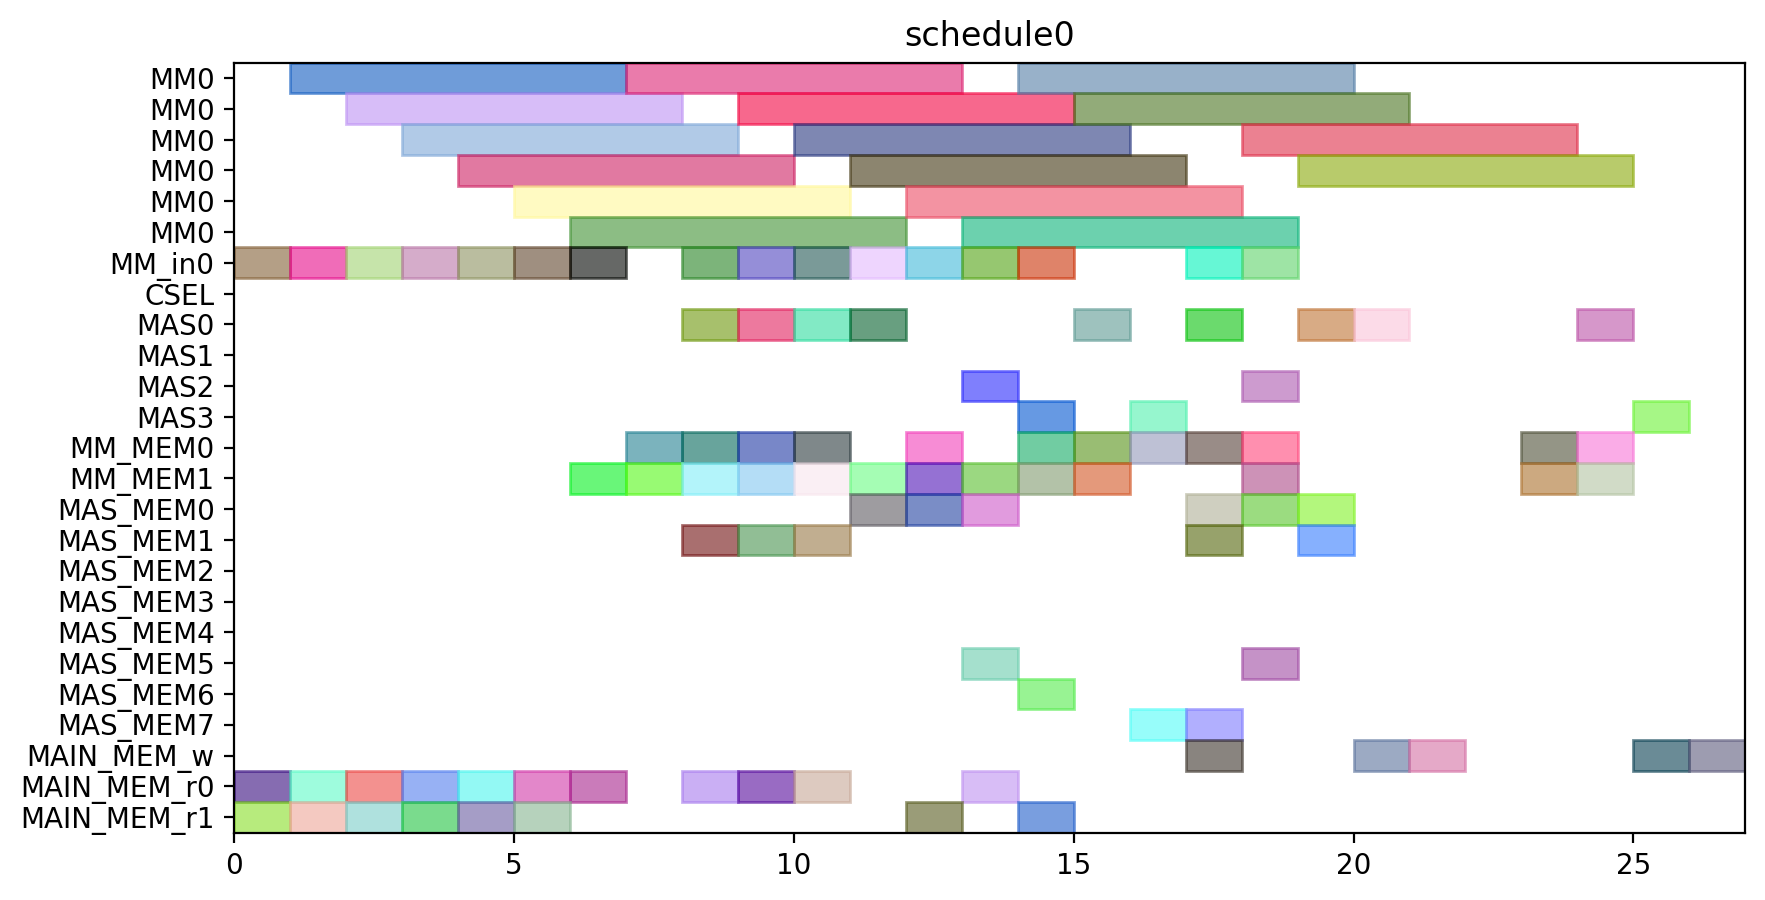

Here is the Python script that generated this plot:
from pyschedule import Scenario, solvers, plotters, alt


def solve():
	horizon = 120
	S = Scenario("schedule0", horizon=horizon)

	# resource
	MM = S.Resources('MM', num=1, size=6)
	MM_in = S.Resources('MM_in', num=1)
	CSEL = S.Resource('CSEL')
	MAS = S.Resources('MAS', num=4, size=1, periods=range(1, horizon))
	MM_MEM = S.Resources('MM_MEM', num=2)
	MAS_MEM = S.Resources('MAS_MEM', num=8)
	MAIN_MEM_w = S.Resource('MAIN_MEM_w', size=1)
	MAIN_MEM_r = S.Resources('MAIN_MEM_r', num=2)

	# result of previous scheduling

	# new tasks
	t0 = S.Task('t0', length=6, delay_cost=1)
	t0 += alt(MM)
	t0_in = S.Task('t0_in', length=1, delay_cost=1)
	t0_in += alt(MM_in)
	S += t0_in*MM_in[0]<=t0*MM[0]
	t0_mem0 = S.Task('t0_mem0', length=1, delay_cost=1)
	t0_mem0 += MAIN_MEM_r[0]
	S += t0_mem0 <= t0

	t0_mem1 = S.Task('t0_mem1', length=1, delay_cost=1)
	t0_mem1 += MAIN_MEM_r[1]
	S += t0_mem1 <= t0

	t1 = S.Task('t1', length=6, delay_cost=1)
	t1 += alt(MM)
	t1_in = S.Task('t1_in', length=1, delay_cost=1)
	t1_in += alt(MM_in)
	S += t1_in*MM_in[0]<=t1*MM[0]
	t1_mem0 = S.Task('t1_mem0', length=1, delay_cost=1)
	t1_mem0 += MAIN_MEM_r[0]
	S += t1_mem0 <= t1

	t1_mem1 = S.Task('t1_mem1', length=1, delay_cost=1)
	t1_mem1 += MAIN_MEM_r[1]
	S += t1_mem1 <= t1

	t2 = S.Task('t2', length=6, delay_cost=1)
	t2 += alt(MM)
	t2_in = S.Task('t2_in', length=1, delay_cost=1)
	t2_in += alt(MM_in)
	S += t2_in*MM_in[0]<=t2*MM[0]
	t2_mem0 = S.Task('t2_mem0', length=1, delay_cost=1)
	t2_mem0 += MAIN_MEM_r[0]
	S += t2_mem0 <= t2

	t2_mem1 = S.Task('t2_mem1', length=1, delay_cost=1)
	t2_mem1 += MAIN_MEM_r[1]
	S += t2_mem1 <= t2

	t3 = S.Task('t3', length=6, delay_cost=1)
	t3 += alt(MM)
	t3_in = S.Task('t3_in', length=1, delay_cost=1)
	t3_in += alt(MM_in)
	S += t3_in*MM_in[0]<=t3*MM[0]
	t3_mem0 = S.Task('t3_mem0', length=1, delay_cost=1)
	t3_mem0 += MAIN_MEM_r[0]
	S += t3_mem0 <= t3

	t3_mem1 = S.Task('t3_mem1', length=1, delay_cost=1)
	t3_mem1 += MAIN_MEM_r[1]
	S += t3_mem1 <= t3

	t5 = S.Task('t5', length=6, delay_cost=1)
	t5 += alt(MM)
	t5_in = S.Task('t5_in', length=1, delay_cost=1)
	t5_in += alt(MM_in)
	S += t5_in*MM_in[0]<=t5*MM[0]
	t5_mem0 = S.Task('t5_mem0', length=1, delay_cost=1)
	t5_mem0 += MAIN_MEM_r[0]
	S += t5_mem0 <= t5

	t5_mem1 = S.Task('t5_mem1', length=1, delay_cost=1)
	t5_mem1 += MAIN_MEM_r[1]
	S += t5_mem1 <= t5

	t23 = S.Task('t23', length=6, delay_cost=1)
	t23 += alt(MM)
	t23_in = S.Task('t23_in', length=1, delay_cost=1)
	t23_in += alt(MM_in)
	S += t23_in*MM_in[0]<=t23*MM[0]
	t23_mem0 = S.Task('t23_mem0', length=1, delay_cost=1)
	t23_mem0 += MAIN_MEM_r[0]
	S += t23_mem0 <= t23

	t23_mem1 = S.Task('t23_mem1', length=1, delay_cost=1)
	t23_mem1 += MAIN_MEM_r[1]
	S += t23_mem1 <= t23

	t4 = S.Task('t4', length=1, delay_cost=1)
	t4 += alt(MAS)
	t4_mem0 = S.Task('t4_mem0', length=1, delay_cost=1)
	t4_mem0 += alt(MM_MEM)
	S += (t3*MM[0])-1 < t4_mem0*MM_MEM[0]
	S += t4_mem0 <= t4

	t4_mem1 = S.Task('t4_mem1', length=1, delay_cost=1)
	t4_mem1 += alt(MM_MEM)
	S += (t3*MM[0])-1 < t4_mem1*MM_MEM[1]
	S += t4_mem1 <= t4

	t6 = S.Task('t6', length=1, delay_cost=1)
	t6 += alt(MAS)
	t6_mem0 = S.Task('t6_mem0', length=1, delay_cost=1)
	t6_mem0 += alt(MM_MEM)
	S += (t5*MM[0])-1 < t6_mem0*MM_MEM[0]
	S += t6_mem0 <= t6

	t6_mem1 = S.Task('t6_mem1', length=1, delay_cost=1)
	t6_mem1 += alt(MM_MEM)
	S += (t5*MM[0])-1 < t6_mem1*MM_MEM[1]
	S += t6_mem1 <= t6

	t8 = S.Task('t8', length=6, delay_cost=1)
	t8 += alt(MM)
	t8_in = S.Task('t8_in', length=1, delay_cost=1)
	t8_in += alt(MM_in)
	S += t8_in*MM_in[0]<=t8*MM[0]
	t8_mem0 = S.Task('t8_mem0', length=1, delay_cost=1)
	t8_mem0 += MAIN_MEM_r[0]
	S += t8_mem0 <= t8

	t8_mem1 = S.Task('t8_mem1', length=1, delay_cost=1)
	t8_mem1 += alt(MM_MEM)
	S += (t2*MM[0])-1 < t8_mem1*MM_MEM[1]
	S += t8_mem1 <= t8

	t15 = S.Task('t15', length=6, delay_cost=1)
	t15 += alt(MM)
	t15_in = S.Task('t15_in', length=1, delay_cost=1)
	t15_in += alt(MM_in)
	S += t15_in*MM_in[0]<=t15*MM[0]
	t15_mem0 = S.Task('t15_mem0', length=1, delay_cost=1)
	t15_mem0 += MAIN_MEM_r[0]
	S += t15_mem0 <= t15

	t15_mem1 = S.Task('t15_mem1', length=1, delay_cost=1)
	t15_mem1 += alt(MM_MEM)
	S += (t2*MM[0])-1 < t15_mem1*MM_MEM[1]
	S += t15_mem1 <= t15

	t19 = S.Task('t19', length=1, delay_cost=1)
	t19 += alt(MAS)
	t19_mem0 = S.Task('t19_mem0', length=1, delay_cost=1)
	t19_mem0 += alt(MM_MEM)
	S += (t0*MM[0])-1 < t19_mem0*MM_MEM[0]
	S += t19_mem0 <= t19

	t19_mem1 = S.Task('t19_mem1', length=1, delay_cost=1)
	t19_mem1 += alt(MM_MEM)
	S += (t0*MM[0])-1 < t19_mem1*MM_MEM[1]
	S += t19_mem1 <= t19

	t24 = S.Task('t24', length=1, delay_cost=1)
	t24 += alt(MAS)
	t24_mem0 = S.Task('t24_mem0', length=1, delay_cost=1)
	t24_mem0 += alt(MM_MEM)
	S += (t23*MM[0])-1 < t24_mem0*MM_MEM[0]
	S += t24_mem0 <= t24

	t24_mem1 = S.Task('t24_mem1', length=1, delay_cost=1)
	t24_mem1 += alt(MM_MEM)
	S += (t23*MM[0])-1 < t24_mem1*MM_MEM[1]
	S += t24_mem1 <= t24

	t7 = S.Task('t7', length=6, delay_cost=1)
	t7 += alt(MM)
	t7_in = S.Task('t7_in', length=1, delay_cost=1)
	t7_in += alt(MM_in)
	S += t7_in*MM_in[0]<=t7*MM[0]
	t7_mem0 = S.Task('t7_mem0', length=1, delay_cost=1)
	t7_mem0 += MAIN_MEM_r[0]
	S += t7_mem0 <= t7

	t7_mem1 = S.Task('t7_mem1', length=1, delay_cost=1)
	t7_mem1 += alt(MAS_MEM)
	S += (t6*MAS[0])-1 < t7_mem1*MAS_MEM[1]
	S += (t6*MAS[1])-1 < t7_mem1*MAS_MEM[3]
	S += (t6*MAS[2])-1 < t7_mem1*MAS_MEM[5]
	S += (t6*MAS[3])-1 < t7_mem1*MAS_MEM[7]
	S += t7_mem1 <= t7

	t14 = S.Task('t14', length=6, delay_cost=1)
	t14 += alt(MM)
	t14_in = S.Task('t14_in', length=1, delay_cost=1)
	t14_in += alt(MM_in)
	S += t14_in*MM_in[0]<=t14*MM[0]
	S += 0<t14

	t14_w = S.Task('t14_w', length=1, delay_cost=1)
	t14_w += alt(MAIN_MEM_w)
	S += t14 <= t14_w

	t14_mem0 = S.Task('t14_mem0', length=1, delay_cost=1)
	t14_mem0 += MAIN_MEM_r[0]
	S += t14_mem0 <= t14

	t14_mem1 = S.Task('t14_mem1', length=1, delay_cost=1)
	t14_mem1 += alt(MAS_MEM)
	S += (t6*MAS[0])-1 < t14_mem1*MAS_MEM[1]
	S += (t6*MAS[1])-1 < t14_mem1*MAS_MEM[3]
	S += (t6*MAS[2])-1 < t14_mem1*MAS_MEM[5]
	S += (t6*MAS[3])-1 < t14_mem1*MAS_MEM[7]
	S += t14_mem1 <= t14

	t16 = S.Task('t16', length=1, delay_cost=1)
	t16 += alt(MAS)
	t16_mem0 = S.Task('t16_mem0', length=1, delay_cost=1)
	t16_mem0 += alt(MM_MEM)
	S += (t0*MM[0])-1 < t16_mem0*MM_MEM[0]
	S += t16_mem0 <= t16

	t16_mem1 = S.Task('t16_mem1', length=1, delay_cost=1)
	t16_mem1 += alt(MM_MEM)
	S += (t15*MM[0])-1 < t16_mem1*MM_MEM[1]
	S += t16_mem1 <= t16

	t20 = S.Task('t20', length=1, delay_cost=1)
	t20 += alt(MAS)
	t20_mem0 = S.Task('t20_mem0', length=1, delay_cost=1)
	t20_mem0 += alt(MM_MEM)
	S += (t0*MM[0])-1 < t20_mem0*MM_MEM[0]
	S += t20_mem0 <= t20

	t20_mem1 = S.Task('t20_mem1', length=1, delay_cost=1)
	t20_mem1 += alt(MAS_MEM)
	S += (t19*MAS[0])-1 < t20_mem1*MAS_MEM[1]
	S += (t19*MAS[1])-1 < t20_mem1*MAS_MEM[3]
	S += (t19*MAS[2])-1 < t20_mem1*MAS_MEM[5]
	S += (t19*MAS[3])-1 < t20_mem1*MAS_MEM[7]
	S += t20_mem1 <= t20

	t25 = S.Task('t25', length=6, delay_cost=1)
	t25 += alt(MM)
	t25_in = S.Task('t25_in', length=1, delay_cost=1)
	t25_in += alt(MM_in)
	S += t25_in*MM_in[0]<=t25*MM[0]
	t25_mem0 = S.Task('t25_mem0', length=1, delay_cost=1)
	t25_mem0 += alt(MAS_MEM)
	S += (t24*MAS[0])-1 < t25_mem0*MAS_MEM[0]
	S += (t24*MAS[1])-1 < t25_mem0*MAS_MEM[2]
	S += (t24*MAS[2])-1 < t25_mem0*MAS_MEM[4]
	S += (t24*MAS[3])-1 < t25_mem0*MAS_MEM[6]
	S += t25_mem0 <= t25

	t25_mem1 = S.Task('t25_mem1', length=1, delay_cost=1)
	t25_mem1 += MAIN_MEM_r[1]
	S += t25_mem1 <= t25

	t26 = S.Task('t26', length=6, delay_cost=1)
	t26 += alt(MM)
	t26_in = S.Task('t26_in', length=1, delay_cost=1)
	t26_in += alt(MM_in)
	S += t26_in*MM_in[0]<=t26*MM[0]
	t26_mem0 = S.Task('t26_mem0', length=1, delay_cost=1)
	t26_mem0 += alt(MAS_MEM)
	S += (t24*MAS[0])-1 < t26_mem0*MAS_MEM[0]
	S += (t24*MAS[1])-1 < t26_mem0*MAS_MEM[2]
	S += (t24*MAS[2])-1 < t26_mem0*MAS_MEM[4]
	S += (t24*MAS[3])-1 < t26_mem0*MAS_MEM[6]
	S += t26_mem0 <= t26

	t26_mem1 = S.Task('t26_mem1', length=1, delay_cost=1)
	t26_mem1 += alt(MM_MEM)
	S += (t1*MM[0])-1 < t26_mem1*MM_MEM[1]
	S += t26_mem1 <= t26

	t9 = S.Task('t9', length=1, delay_cost=1)
	t9 += alt(MAS)
	t9_mem0 = S.Task('t9_mem0', length=1, delay_cost=1)
	t9_mem0 += alt(MM_MEM)
	S += (t7*MM[0])-1 < t9_mem0*MM_MEM[0]
	S += t9_mem0 <= t9

	t9_mem1 = S.Task('t9_mem1', length=1, delay_cost=1)
	t9_mem1 += alt(MM_MEM)
	S += (t8*MM[0])-1 < t9_mem1*MM_MEM[1]
	S += t9_mem1 <= t9

	t17 = S.Task('t17', length=6, delay_cost=1)
	t17 += alt(MM)
	t17_in = S.Task('t17_in', length=1, delay_cost=1)
	t17_in += alt(MM_in)
	S += t17_in*MM_in[0]<=t17*MM[0]
	S += 0<t17

	t17_w = S.Task('t17_w', length=1, delay_cost=1)
	t17_w += alt(MAIN_MEM_w)
	S += t17 <= t17_w

	t17_mem0 = S.Task('t17_mem0', length=1, delay_cost=1)
	t17_mem0 += MAIN_MEM_r[0]
	S += t17_mem0 <= t17

	t17_mem1 = S.Task('t17_mem1', length=1, delay_cost=1)
	t17_mem1 += alt(MAS_MEM)
	S += (t16*MAS[0])-1 < t17_mem1*MAS_MEM[1]
	S += (t16*MAS[1])-1 < t17_mem1*MAS_MEM[3]
	S += (t16*MAS[2])-1 < t17_mem1*MAS_MEM[5]
	S += (t16*MAS[3])-1 < t17_mem1*MAS_MEM[7]
	S += t17_mem1 <= t17

	t21 = S.Task('t21', length=1, delay_cost=1)
	t21 += alt(MAS)
	t21_mem0 = S.Task('t21_mem0', length=1, delay_cost=1)
	t21_mem0 += alt(MAS_MEM)
	S += (t20*MAS[0])-1 < t21_mem0*MAS_MEM[0]
	S += (t20*MAS[1])-1 < t21_mem0*MAS_MEM[2]
	S += (t20*MAS[2])-1 < t21_mem0*MAS_MEM[4]
	S += (t20*MAS[3])-1 < t21_mem0*MAS_MEM[6]
	S += t21_mem0 <= t21

	t21_mem1 = S.Task('t21_mem1', length=1, delay_cost=1)
	t21_mem1 += alt(MM_MEM)
	S += (t15*MM[0])-1 < t21_mem1*MM_MEM[1]
	S += t21_mem1 <= t21

	t27 = S.Task('t27', length=1, delay_cost=1)
	t27 += alt(MAS)
	t27_mem0 = S.Task('t27_mem0', length=1, delay_cost=1)
	t27_mem0 += alt(MM_MEM)
	S += (t26*MM[0])-1 < t27_mem0*MM_MEM[0]
	S += t27_mem0 <= t27

	t27_mem1 = S.Task('t27_mem1', length=1, delay_cost=1)
	t27_mem1 += alt(MM_MEM)
	S += (t26*MM[0])-1 < t27_mem1*MM_MEM[1]
	S += t27_mem1 <= t27

	t10 = S.Task('t10', length=1, delay_cost=1)
	t10 += alt(MAS)
	t10_mem0 = S.Task('t10_mem0', length=1, delay_cost=1)
	t10_mem0 += alt(MM_MEM)
	S += (t1*MM[0])-1 < t10_mem0*MM_MEM[0]
	S += t10_mem0 <= t10

	t10_mem1 = S.Task('t10_mem1', length=1, delay_cost=1)
	t10_mem1 += alt(MAS_MEM)
	S += (t9*MAS[0])-1 < t10_mem1*MAS_MEM[1]
	S += (t9*MAS[1])-1 < t10_mem1*MAS_MEM[3]
	S += (t9*MAS[2])-1 < t10_mem1*MAS_MEM[5]
	S += (t9*MAS[3])-1 < t10_mem1*MAS_MEM[7]
	S += t10_mem1 <= t10

	t11 = S.Task('t11', length=1, delay_cost=1)
	t11 += alt(MAS)
	t11_mem0 = S.Task('t11_mem0', length=1, delay_cost=1)
	t11_mem0 += alt(MM_MEM)
	S += (t1*MM[0])-1 < t11_mem0*MM_MEM[0]
	S += t11_mem0 <= t11

	t11_mem1 = S.Task('t11_mem1', length=1, delay_cost=1)
	t11_mem1 += alt(MAS_MEM)
	S += (t9*MAS[0])-1 < t11_mem1*MAS_MEM[1]
	S += (t9*MAS[1])-1 < t11_mem1*MAS_MEM[3]
	S += (t9*MAS[2])-1 < t11_mem1*MAS_MEM[5]
	S += (t9*MAS[3])-1 < t11_mem1*MAS_MEM[7]
	S += t11_mem1 <= t11

	t22 = S.Task('t22', length=6, delay_cost=1)
	t22 += alt(MM)
	t22_in = S.Task('t22_in', length=1, delay_cost=1)
	t22_in += alt(MM_in)
	S += t22_in*MM_in[0]<=t22*MM[0]
	t22_mem0 = S.Task('t22_mem0', length=1, delay_cost=1)
	t22_mem0 += alt(MAS_MEM)
	S += (t21*MAS[0])-1 < t22_mem0*MAS_MEM[0]
	S += (t21*MAS[1])-1 < t22_mem0*MAS_MEM[2]
	S += (t21*MAS[2])-1 < t22_mem0*MAS_MEM[4]
	S += (t21*MAS[3])-1 < t22_mem0*MAS_MEM[6]
	S += t22_mem0 <= t22

	t22_mem1 = S.Task('t22_mem1', length=1, delay_cost=1)
	t22_mem1 += MAIN_MEM_r[1]
	S += t22_mem1 <= t22

	new_PZ = S.Task('new_PZ', length=1, delay_cost=1)
	new_PZ += alt(MAS)
	S += 0<new_PZ

	new_PZ_w = S.Task('new_PZ_w', length=1, delay_cost=1)
	new_PZ_w += alt(MAIN_MEM_w)
	S += new_PZ <= new_PZ_w

	new_PZ_mem0 = S.Task('new_PZ_mem0', length=1, delay_cost=1)
	new_PZ_mem0 += alt(MAS_MEM)
	S += (t27*MAS[0])-1 < new_PZ_mem0*MAS_MEM[0]
	S += (t27*MAS[1])-1 < new_PZ_mem0*MAS_MEM[2]
	S += (t27*MAS[2])-1 < new_PZ_mem0*MAS_MEM[4]
	S += (t27*MAS[3])-1 < new_PZ_mem0*MAS_MEM[6]
	S += new_PZ_mem0 <= new_PZ

	new_PZ_mem1 = S.Task('new_PZ_mem1', length=1, delay_cost=1)
	new_PZ_mem1 += alt(MAS_MEM)
	S += (t27*MAS[0])-1 < new_PZ_mem1*MAS_MEM[1]
	S += (t27*MAS[1])-1 < new_PZ_mem1*MAS_MEM[3]
	S += (t27*MAS[2])-1 < new_PZ_mem1*MAS_MEM[5]
	S += (t27*MAS[3])-1 < new_PZ_mem1*MAS_MEM[7]
	S += new_PZ_mem1 <= new_PZ

	t12 = S.Task('t12', length=6, delay_cost=1)
	t12 += alt(MM)
	t12_in = S.Task('t12_in', length=1, delay_cost=1)
	t12_in += alt(MM_in)
	S += t12_in*MM_in[0]<=t12*MM[0]
	t12_mem0 = S.Task('t12_mem0', length=1, delay_cost=1)
	t12_mem0 += alt(MAS_MEM)
	S += (t10*MAS[0])-1 < t12_mem0*MAS_MEM[0]
	S += (t10*MAS[1])-1 < t12_mem0*MAS_MEM[2]
	S += (t10*MAS[2])-1 < t12_mem0*MAS_MEM[4]
	S += (t10*MAS[3])-1 < t12_mem0*MAS_MEM[6]
	S += t12_mem0 <= t12

	t12_mem1 = S.Task('t12_mem1', length=1, delay_cost=1)
	t12_mem1 += alt(MAS_MEM)
	S += (t11*MAS[0])-1 < t12_mem1*MAS_MEM[1]
	S += (t11*MAS[1])-1 < t12_mem1*MAS_MEM[3]
	S += (t11*MAS[2])-1 < t12_mem1*MAS_MEM[5]
	S += (t11*MAS[3])-1 < t12_mem1*MAS_MEM[7]
	S += t12_mem1 <= t12

	t13 = S.Task('t13', length=6, delay_cost=1)
	t13 += alt(MM)
	t13_in = S.Task('t13_in', length=1, delay_cost=1)
	t13_in += alt(MM_in)
	S += t13_in*MM_in[0]<=t13*MM[0]
	t13_mem0 = S.Task('t13_mem0', length=1, delay_cost=1)
	t13_mem0 += alt(MAS_MEM)
	S += (t4*MAS[0])-1 < t13_mem0*MAS_MEM[0]
	S += (t4*MAS[1])-1 < t13_mem0*MAS_MEM[2]
	S += (t4*MAS[2])-1 < t13_mem0*MAS_MEM[4]
	S += (t4*MAS[3])-1 < t13_mem0*MAS_MEM[6]
	S += t13_mem0 <= t13

	t13_mem1 = S.Task('t13_mem1', length=1, delay_cost=1)
	t13_mem1 += alt(MAS_MEM)
	S += (t10*MAS[0])-1 < t13_mem1*MAS_MEM[1]
	S += (t10*MAS[1])-1 < t13_mem1*MAS_MEM[3]
	S += (t10*MAS[2])-1 < t13_mem1*MAS_MEM[5]
	S += (t10*MAS[3])-1 < t13_mem1*MAS_MEM[7]
	S += t13_mem1 <= t13

	new_PY = S.Task('new_PY', length=1, delay_cost=1)
	new_PY += alt(MAS)
	S += 0<new_PY

	new_PY_w = S.Task('new_PY_w', length=1, delay_cost=1)
	new_PY_w += alt(MAIN_MEM_w)
	S += new_PY <= new_PY_w

	new_PY_mem0 = S.Task('new_PY_mem0', length=1, delay_cost=1)
	new_PY_mem0 += alt(MM_MEM)
	S += (t12*MM[0])-1 < new_PY_mem0*MM_MEM[0]
	S += new_PY_mem0 <= new_PY

	new_PY_mem1 = S.Task('new_PY_mem1', length=1, delay_cost=1)
	new_PY_mem1 += alt(MM_MEM)
	S += (t22*MM[0])-1 < new_PY_mem1*MM_MEM[1]
	S += new_PY_mem1 <= new_PY

	new_PX = S.Task('new_PX', length=1, delay_cost=1)
	new_PX += alt(MAS)
	S += 0<new_PX

	new_PX_w = S.Task('new_PX_w', length=1, delay_cost=1)
	new_PX_w += alt(MAIN_MEM_w)
	S += new_PX <= new_PX_w

	new_PX_mem0 = S.Task('new_PX_mem0', length=1, delay_cost=1)
	new_PX_mem0 += alt(MM_MEM)
	S += (t13*MM[0])-1 < new_PX_mem0*MM_MEM[0]
	S += new_PX_mem0 <= new_PX

	new_PX_mem1 = S.Task('new_PX_mem1', length=1, delay_cost=1)
	new_PX_mem1 += alt(MM_MEM)
	S += (t25*MM[0])-1 < new_PX_mem1*MM_MEM[1]
	S += new_PX_mem1 <= new_PX

	solvers.mip.solve(S,msg=1,kind='CPLEX',ratio_gap=1.01)

	solution = [['hoge']*len(S.solution()[1]) for i in range(len(S.solution()))]
	for i in range(len(S.solution())):
		for j in range(len(S.solution()[i])):
			solution[i][j]=str(S.solution()[i][j])
	print(solution)

	cycles = int(solution[-1][3])

	pic_file_name = "/home/mfukuda/ABE/multiRAM_multiMAS_16mux/scheduling_result/stage6MM1_stage1MAS4/EP_DBL_A_ANY/schedule0.png"
	if(S.solution() != []):
		plotters.matplotlib.plot(S,img_filename=pic_file_name, show_task_labels=False, fig_size=(cycles*0.25+3, 5))

	return solution
